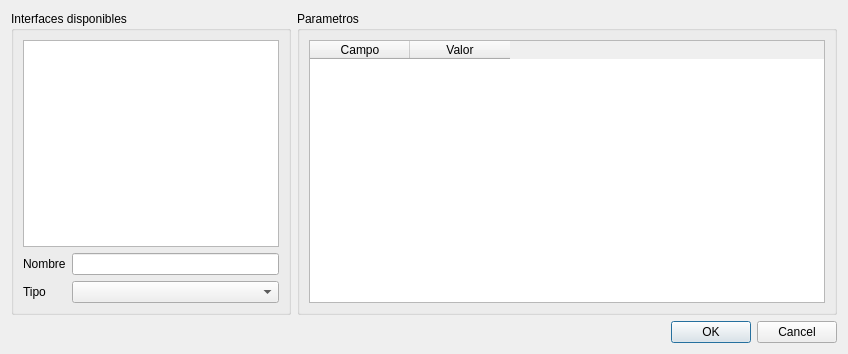
<?xml version="1.0" encoding="UTF-8"?>
<ui version="4.0">
 <class>JigInterfaceEdit</class>
 <widget class="QDialog" name="JigInterfaceEdit">
  <property name="geometry">
   <rect>
    <x>0</x>
    <y>0</y>
    <width>848</width>
    <height>354</height>
   </rect>
  </property>
  <property name="windowTitle">
   <string>Editor de interfaces</string>
  </property>
  <layout class="QGridLayout" name="gridLayout_2">
   <item row="0" column="0">
    <widget class="QGroupBox" name="groupBox">
     <property name="sizePolicy">
      <sizepolicy hsizetype="Maximum" vsizetype="Preferred">
       <horstretch>0</horstretch>
       <verstretch>0</verstretch>
      </sizepolicy>
     </property>
     <property name="title">
      <string>Interfaces disponibles</string>
     </property>
     <layout class="QGridLayout" name="gridLayout">
      <item row="2" column="1">
       <widget class="QComboBox" name="comboBox"/>
      </item>
      <item row="1" column="1">
       <widget class="QLineEdit" name="lineEdit"/>
      </item>
      <item row="1" column="0">
       <widget class="QLabel" name="label">
        <property name="text">
         <string>Nombre</string>
        </property>
       </widget>
      </item>
      <item row="2" column="0">
       <widget class="QLabel" name="label_3">
        <property name="text">
         <string>Tipo</string>
        </property>
       </widget>
      </item>
      <item row="0" column="0" colspan="2">
       <widget class="QListWidget" name="listWidget">
        <property name="minimumSize">
         <size>
          <width>0</width>
          <height>200</height>
         </size>
        </property>
        <property name="maximumSize">
         <size>
          <width>300</width>
          <height>16777215</height>
         </size>
        </property>
       </widget>
      </item>
     </layout>
    </widget>
   </item>
   <item row="0" column="1">
    <widget class="QGroupBox" name="groupBox_2">
     <property name="title">
      <string>Parametros</string>
     </property>
     <layout class="QGridLayout" name="gridLayout_3">
      <item row="0" column="0">
       <widget class="QTableWidget" name="tableWidget">
        <attribute name="horizontalHeaderMinimumSectionSize">
         <number>35</number>
        </attribute>
        <column>
         <property name="text">
          <string>Campo</string>
         </property>
        </column>
        <column>
         <property name="text">
          <string>Valor</string>
         </property>
        </column>
       </widget>
      </item>
     </layout>
    </widget>
   </item>
   <item row="1" column="0" colspan="2">
    <widget class="QDialogButtonBox" name="buttonBox">
     <property name="orientation">
      <enum>Qt::Horizontal</enum>
     </property>
     <property name="standardButtons">
      <set>QDialogButtonBox::Cancel|QDialogButtonBox::Ok</set>
     </property>
    </widget>
   </item>
  </layout>
 </widget>
 <resources/>
 <connections>
  <connection>
   <sender>buttonBox</sender>
   <signal>accepted()</signal>
   <receiver>JigInterfaceEdit</receiver>
   <slot>accept()</slot>
   <hints>
    <hint type="sourcelabel">
     <x>248</x>
     <y>254</y>
    </hint>
    <hint type="destinationlabel">
     <x>157</x>
     <y>274</y>
    </hint>
   </hints>
  </connection>
  <connection>
   <sender>buttonBox</sender>
   <signal>rejected()</signal>
   <receiver>JigInterfaceEdit</receiver>
   <slot>reject()</slot>
   <hints>
    <hint type="sourcelabel">
     <x>316</x>
     <y>260</y>
    </hint>
    <hint type="destinationlabel">
     <x>286</x>
     <y>274</y>
    </hint>
   </hints>
  </connection>
 </connections>
</ui>
